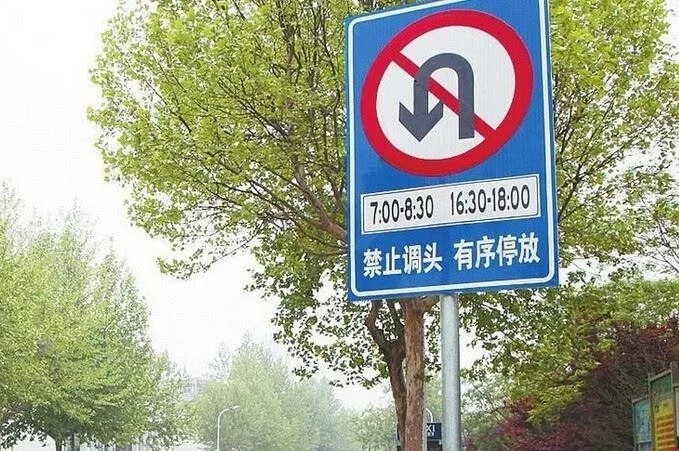
//> input picture 3份识别交通牌/禁止调头/picture/src.jpg, 679 x 451 px
$ ./main   (built with g++ and OpenCV 4)
//> lines starting //> are read from the running program, lines starting //| are printed output that depends on the picture; after the words box and inside, x2 and y2 are one past the last pixel; in counts of white or black regions, pixels touching at a corner belong together
#include<opencv2\opencv.hpp>
#include <iostream>
#include <opencv2\core\core.hpp>
#include <opencv2\highgui\highgui.hpp>
#include <opencv2\imgproc\imgproc.hpp>
#include "opencv2/video/video.hpp"
#include<fstream>
#include <cstdlib>
#include<iostream>

using namespace std;
using namespace cv;
typedef unsigned char BYTE;
Mat TemplateMatch(Mat * pTo, Mat * pTemplate, Mat * src);
int main()
{
	Mat src = imread("../picture/src.jpg", 1);
//> src is the input picture: 451 rows x 679 cols, CV_8UC3; mean B, G, R 144.5, 165.3, 161.2
	Mat Template = imread("../picture/temp.png", 1);
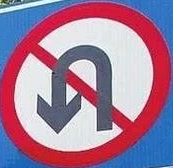
//> input picture 3份识别交通牌/禁止调头/picture/temp.png, 173 x 168 px
//> Template is the input picture: 168 rows x 173 cols, CV_8UC3; mean B, G, R 155.1, 125.9, 162.5
	Mat pt = src;
	Mat dst;
	pt.data = new BYTE[src.cols*src.rows];
	memset(pt.data, 255, src.cols*src.rows);
	dst = TemplateMatch(&pt, &Template, &src);

	cout << "禁止调头" << endl;

	namedWindow("原图", 1);//创建窗口
	imshow("原图", src);
	namedWindow("识别结果图", 1);//创建窗口
	imshow("识别结果图", dst);
	//namedWindow("保存", 1);//创建窗口
	//imshow("保存", pt);
	waitKey(0);
	return 0;
}

Mat TemplateMatch(Mat * pTo, Mat * pTemplate, Mat * src)
{

	//循环变量
	int i, j, m, n;
	ofstream out("R.txt");
	double dSumT; //模板元素的平方和
	double dSumS; //图像子区域元素的平方和
	double dSumST; //图像子区域和模板的点积

	//响应值
	double R;

	//记录当前的最大响应
	double MaxR;

	//最大响应出现位置
	int nMaxX=0;
	int nMaxY=0;

	int nHeight = src->rows;
//> nHeight = 451
	int nWidth = src->cols;
//> nWidth = 679
	//模板的高、宽
	int nTplHeight = pTemplate->rows;
//> nTplHeight = 168
	int nTplWidth = pTemplate->cols;
//> nTplWidth = 173

	//计算 dSumT
	dSumT = 0;
	for (m = 0; m < nTplHeight; m++)
	{
		for (n = 0; n < nTplWidth; n++)
		{
			// 模板图像第m行，第n个象素的灰度值
			int nGray = *pTemplate->ptr(m, n);

			dSumT += (double)nGray*nGray;
		}
	}
//> this loop made 168 passes
//> dSumT on passes 1 to 3: 5431350, 11018607, 16412633
//> after the loop, dSumT = 847758896

	//找到图像中最大响应的出现位置
	MaxR = 0;
	for (i = 0; i < nHeight - nTplHeight + 1; i++)
	{
		out << endl;

		for (j = 0; j < nWidth - nTplWidth + 1; j++)
		{
			dSumST = 0;
			dSumS = 0;

			for (m = 0; m < nTplHeight; m++)
			{
				for (n = 0; n < nTplWidth; n++)
				{
					// 原图像第i+m行，第j+n列象素的灰度值
					int nGraySrc = *src->ptr(i + m, j + n);

					// 模板图像第m行，第n个象素的灰度值
					int nGrayTpl = *pTemplate->ptr(m, n);

					dSumS += (double)nGraySrc*nGraySrc;
					dSumST += (double)nGraySrc*nGrayTpl;
				}
			}

			R = dSumST / (sqrt(dSumS)*sqrt(dSumT));//计算相关响应
			out << R <<' ';

			//与最大相似性比较
			if (R > MaxR)
			{
				MaxR = R;
				nMaxX = j;
				nMaxY = i;
			}
		}
	}
//> this loop made 284 passes
//> (dSumST, dSumS, R, MaxR, nMaxY) on passes 1 to 3: (568583569, 586485606, 0.806, 0.922, 0), (570009418, 588713531, 0.807, 0.933, 1), (571235737, 591050897, 0.807, 0.944, 2)
//> after the loop, dSumST = 287855073; dSumS = 166772266; R = 0.766; MaxR = 1; nMaxX = 362; nMaxY = 8

	Mat dst;
	src->copyTo(dst);

	rectangle(dst, cvPoint(nMaxX, nMaxY ), cvPoint(nMaxX + pTemplate->cols , nMaxY + pTemplate->rows ), Scalar(255, 0, 0), 2, 1, 0);
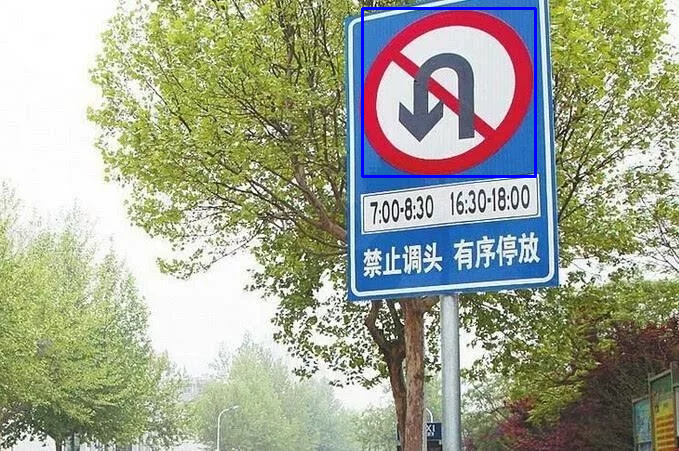
//> dst: 451 rows x 679 cols, CV_8UC3; 0.67% of pixels changed, all inside (x1, y1, x2, y2) = (361, 7, 537, 178)

	imwrite("result.bmp", dst);

	return dst;
}
